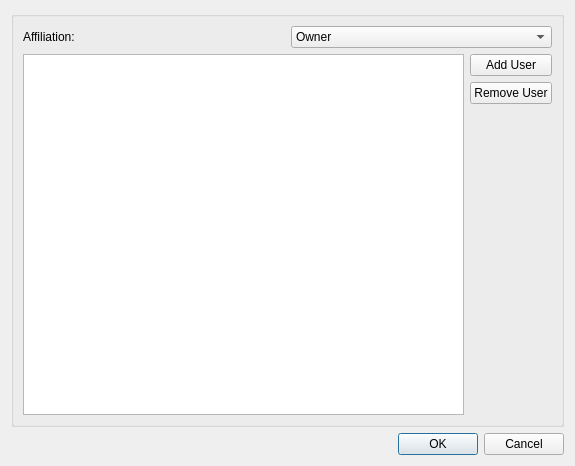
<?xml version="1.0" encoding="UTF-8"?>
<ui version="4.0">
 <class>QtAffiliationEditor</class>
 <widget class="QDialog" name="QtAffiliationEditor">
  <property name="geometry">
   <rect>
    <x>0</x>
    <y>0</y>
    <width>575</width>
    <height>466</height>
   </rect>
  </property>
  <property name="windowTitle">
   <string>Dialog</string>
  </property>
  <layout class="QVBoxLayout" name="verticalLayout_2">
   <item>
    <widget class="QGroupBox" name="groupBox">
     <property name="title">
      <string/>
     </property>
     <layout class="QVBoxLayout" name="verticalLayout_3">
      <item>
       <layout class="QHBoxLayout" name="horizontalLayout">
        <item>
         <widget class="QLabel" name="label">
          <property name="text">
           <string>Affiliation:</string>
          </property>
         </widget>
        </item>
        <item>
         <widget class="QComboBox" name="affiliation">
          <item>
           <property name="text">
            <string>Owner</string>
           </property>
          </item>
          <item>
           <property name="text">
            <string>Administrator</string>
           </property>
          </item>
          <item>
           <property name="text">
            <string>Member</string>
           </property>
          </item>
          <item>
           <property name="text">
            <string>Outcast (Banned)</string>
           </property>
          </item>
         </widget>
        </item>
       </layout>
      </item>
      <item>
       <layout class="QHBoxLayout" name="horizontalLayout_2">
        <item>
         <widget class="QListWidget" name="list"/>
        </item>
        <item>
         <layout class="QVBoxLayout" name="verticalLayout">
          <item>
           <widget class="QPushButton" name="addJID">
            <property name="text">
             <string>Add User</string>
            </property>
           </widget>
          </item>
          <item>
           <widget class="QPushButton" name="removeJID">
            <property name="text">
             <string>Remove User</string>
            </property>
           </widget>
          </item>
          <item>
           <spacer name="verticalSpacer">
            <property name="orientation">
             <enum>Qt::Vertical</enum>
            </property>
            <property name="sizeHint" stdset="0">
             <size>
              <width>20</width>
              <height>40</height>
             </size>
            </property>
           </spacer>
          </item>
         </layout>
        </item>
       </layout>
      </item>
     </layout>
    </widget>
   </item>
   <item>
    <widget class="QDialogButtonBox" name="buttonBox">
     <property name="orientation">
      <enum>Qt::Horizontal</enum>
     </property>
     <property name="standardButtons">
      <set>QDialogButtonBox::Cancel|QDialogButtonBox::Ok</set>
     </property>
    </widget>
   </item>
  </layout>
 </widget>
 <resources/>
 <connections>
  <connection>
   <sender>buttonBox</sender>
   <signal>accepted()</signal>
   <receiver>QtAffiliationEditor</receiver>
   <slot>accept()</slot>
   <hints>
    <hint type="sourcelabel">
     <x>224</x>
     <y>444</y>
    </hint>
    <hint type="destinationlabel">
     <x>157</x>
     <y>274</y>
    </hint>
   </hints>
  </connection>
  <connection>
   <sender>buttonBox</sender>
   <signal>rejected()</signal>
   <receiver>QtAffiliationEditor</receiver>
   <slot>reject()</slot>
   <hints>
    <hint type="sourcelabel">
     <x>292</x>
     <y>450</y>
    </hint>
    <hint type="destinationlabel">
     <x>286</x>
     <y>274</y>
    </hint>
   </hints>
  </connection>
 </connections>
</ui>
